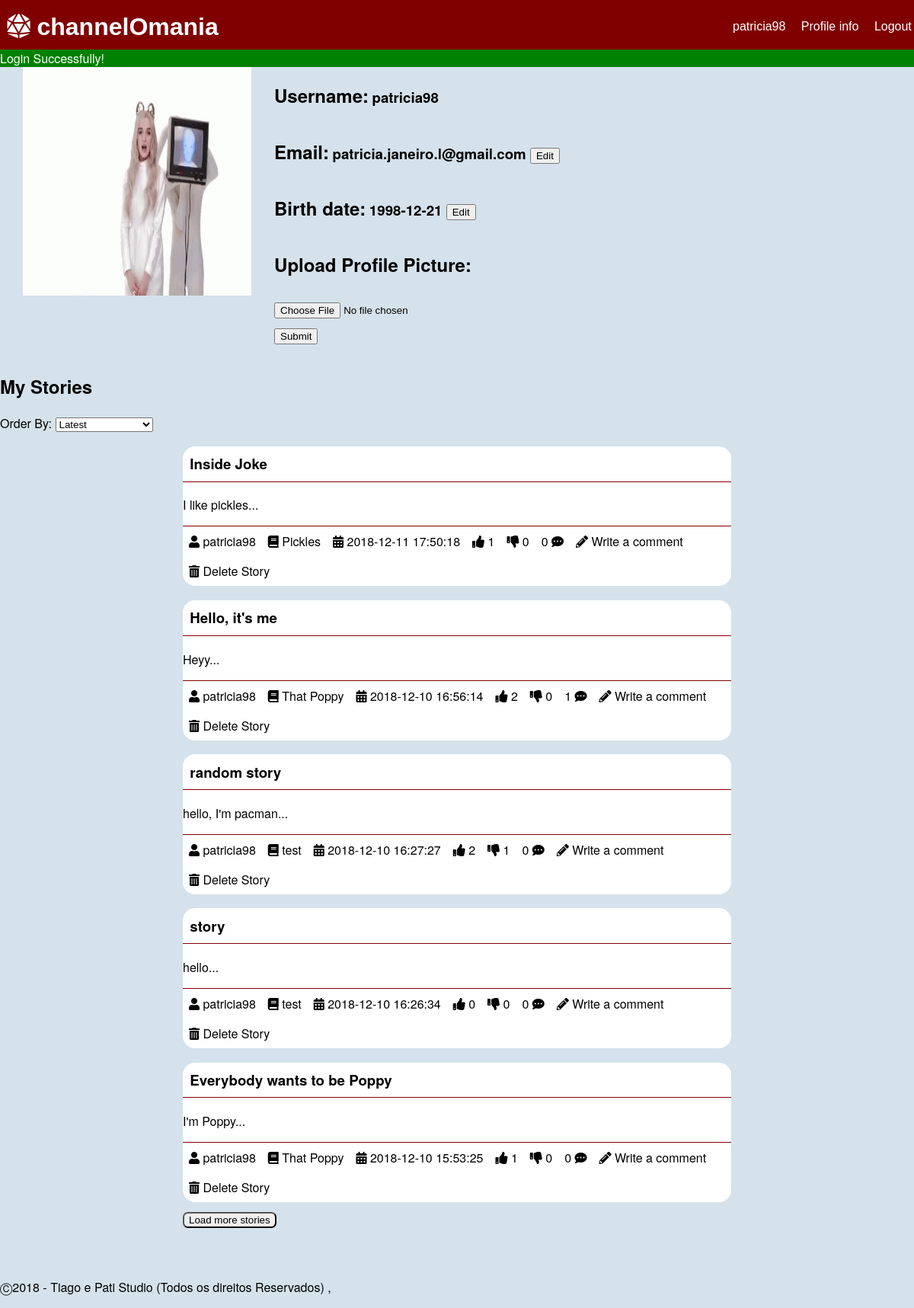
/pages/profile.php (signed in), run on the app's committed database.
### tables this page shows
CREATE TABLE "story" (
	"storyID"	INTEGER NOT NULL,
	"title"	TEXT NOT NULL,
	"content"	TEXT NOT NULL,
	"upvotes"	INTEGER NOT NULL DEFAULT 0,
	"downvotes"	INTEGER NOT NULL DEFAULT 0,
	"author"	INTEGER NOT NULL,
	"date"	TEXT NOT NULL,
	"channel"	INTEGER NOT NULL,
	"image"	TEXT,
	PRIMARY KEY("storyID"),
	FOREIGN KEY("channel") REFERENCES "channel"("ID") ON DELETE Cascade ON UPDATE No Action,
	FOREIGN KEY("author") REFERENCES "user"("ID") ON DELETE Cascade ON UPDATE No Action
);

CREATE TABLE 'user'
(
	'ID' INTEGER NOT NULL PRIMARY KEY AUTOINCREMENT,
	'username' TEXT NOT NULL,
	'email' TEXT NOT NULL,
	'password' TEXT NOT NULL,
	'birth' TEXT ,
	'profilePic' TEXT,
	CONSTRAINT 'username' UNIQUE ('username')
);

CREATE TABLE "channel" (
	"ID"	INTEGER NOT NULL,
	"name"	TEXT NOT NULL,
	"coverImage"	TEXT,
	"author"	INTEGER NOT NULL,
	FOREIGN KEY("author") REFERENCES "user"("ID") ON DELETE Cascade ON UPDATE No Action,
	PRIMARY KEY("ID")
);

### database/db_list.php (called while the page is built, shortened)
<?php
function listProfile($username) {
  $db = Database::instance()->db();
  $stmt = $db->prepare('SELECT * FROM user WHERE username = ?');
  $stmt->execute(array($username));
  return $stmt->fetch();
}
function getStoriesByUser($username,$sort='',$offset=0,$limit=5) {
  switch($sort){
    default:
      $order = 'storyID DESC';
      break;
  }
  $db = Database::instance()->db();
  $stmt = $db->prepare('SELECT *,(SELECT COUNT(*) FROM comment WHERE comment.story == storyID) AS n_comments,channel.name AS channelName FROM story INNER JOIN user ON user.ID == story.author INNER JOIN channel ON channel.ID == story.channel  WHERE user.username == ? ORDER BY '.$order.' LIMIT ? OFFSET ?');
  $stmt->execute(array($username,$limit,$offset));
  return $stmt->fetchAll();
}
?>

### templates/tpl_mainpage.php (the view, shortened to what this page needs)
<?php include_once('../templates/tpl_story.php'); ?>
<?php function draw_story_list_item($story) { ?>
  <section id="story_preview">
    <h3><a href = "../pages/story.php?storyId=<?php echo($story['storyID']); ?>" ><?php echo($story['title']); ?></a></h3>
    <p><?php echo(substr($story['content'],0,20)); ?>...</p>
    <?php draw_story_info($story); ?>
  </section>
<?php } ?>
<?php function draw_story_info($story) { ?>
  <ul>
    <li><a href="../pages/profile.php?userId=<?php echo($story['storyAuthor']); ?>"><i class="fas fa-user"></i> <?php echo($story['username']); ?></a></li>
    <li><a href="../pages/channel.php?channelId=<?php echo($story['channel']); ?>"><i class="fas fa-book"></i> <?php echo($story['channelName']); ?></a></li>
    <li><i class="fas fa-calendar-alt"></i> <?php echo($story['date']); ?></li>
    <li class="nUpVote" data-id="<?php echo($story['storyID']); ?>"><i class="fas fa-thumbs-up"></i> <?php echo($story['upvotes']); ?></li>
    <li class="nDownVote" data-id="<?php echo($story['storyID']); ?>"><i class="fas fa-thumbs-down"></i> <?php echo($story['downvotes']); ?></li>
    <li><?php echo($story['n_comments']); ?> <i class="fas fa-comment-dots"></i></li>
    <li><a href="../pages/new_comment.php?storyId=<?php echo($story['storyID']); ?>"><i class="fas fa-pencil-alt"></i> Write a comment</a></li>
    <?php if($story['username'] == $_SESSION['username']) { ?>
      <li><a href="../actions/action_delete_story.php?storyId=<?php echo($story['storyID']); ?>&csrf=<?php echo($_SESSION['csrf']); ?>"><i class="fas fa-trash-alt"></i> Delete Story</a></li>
    <?php } ?>
  </ul>
<?php } ?>

### templates/tpl_story.php (shortened to what this page needs)
<?php include_once('../templates/tpl_mainpage.php'); ?>
<?php include_once('../database/db_list.php'); ?>
<?php function draw_story_list($storyInfo) { ?>
  <p id="order">Order By:
  <select id='orderSelector'>
    <option value="mRecent">Latest</option>
  </select></p>
  <section id="storyList">
  <?php foreach($storyInfo as $story) { ?>
    <?php draw_story_list_item($story); ?>
  <?php } ?>
  </section>
  <button id="btnLoadStories">Load more stories</button>
<?php } ?>

### css/style.css (style rules this page uses)
body { font-family: IBMPlexSans, Helvetica Neue, Segoe UI, Helvetica, Verdana, Arial, sans-serif; background-color: #D5E2EB; margin: 0; }
a:link, a:visited { color: black; text-decoration: none; }
article, #story_preview { background-color: white; width: 60%; margin: auto; border-radius: 1em; }
article header, #story_preview h3 { margin-top: 1em; padding: 0.5em; border-bottom: 1px solid #800000; }
article header a, #story_preview h3 a { font-weight: bold; }
article footer, #story_preview ul { padding: 0; border-top: 1px solid #800000; }
#btnLoadComments, #btnLoadStories { margin-top: 1em; margin-left: 20%; border-radius: 0.5em; }
ul { display: flex; flex-wrap: wrap; flex-direction: row; padding: 0; margin: 0; }
li { text-align: center; list-style-type: none; padding: 0.5em; }

### data on the page
story: title "Inside Joke", content "I like pickles", author.username "patricia98", channel.name "Pickles", date "2018-12-11 17:50:18", upvotes "1", downvotes "0", n_comments "0"
story: title "Hello, it's me", content "Heyy", author.username "patricia98", channel.name "That Poppy", date "2018-12-10 16:56:14", upvotes "2", downvotes "0", n_comments "1"
story: title "random story", content "hello, I'm pacman", author.username "patricia98", channel.name "test", date "2018-12-10 16:27:27", upvotes "2", downvotes "1", n_comments "0"
story: title "story", content "hello", author.username "patricia98", channel.name "test", date "2018-12-10 16:26:34", upvotes "0", downvotes "0", n_comments "0"
story: title "Everybody wants to be Poppy", content "I'm Poppy", author.username "patricia98", channel.name "That Poppy", date "2018-12-10 15:53:25", upvotes "1", downvotes "0", n_comments "0"

### other printed values
$_SESSION['username'] "patricia98"
$message['content'] "Login Successfully!"
$userInfo['username'] "patricia98"
$userInfo['email'] "patricia.janeiro.l@gmail.com"
$userInfo['birth'] "1998-12-21"
